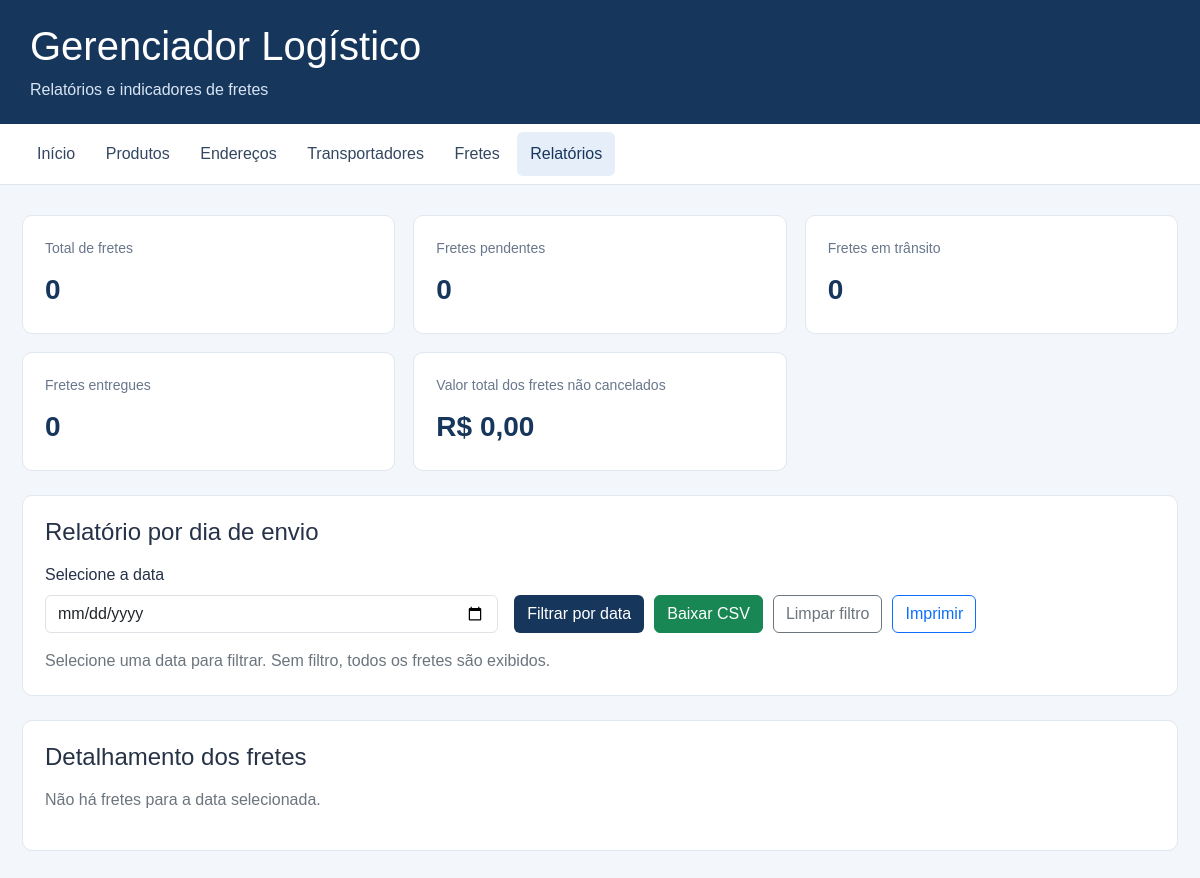
The app's page /relatorios.php, older data.
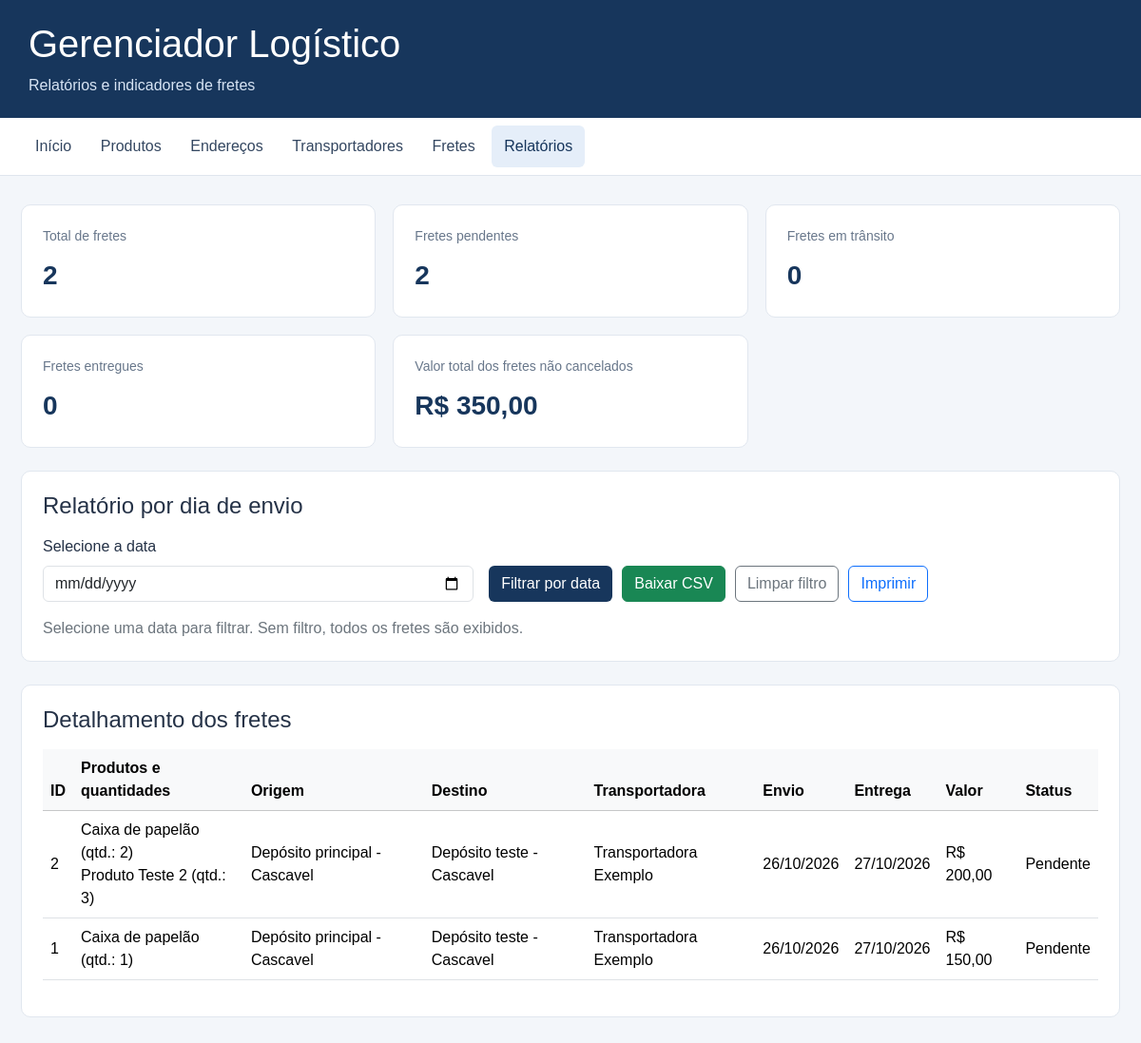
The same page, newer data.
### tables this page shows
CREATE TABLE `fretes` (
  `id` int(11) NOT NULL,
  `produto_id` int(11) NOT NULL,
  `origem_id` int(11) NOT NULL,
  `destino_id` int(11) NOT NULL,
  `transportador_id` int(11) NOT NULL,
  `data_envio` date DEFAULT NULL,
  `data_entrega` date DEFAULT NULL,
  `valor` decimal(10,2) NOT NULL DEFAULT 0.00,
  `status` enum('Pendente','Em trânsito','Entregue','Cancelado') NOT NULL DEFAULT 'Pendente',
  `observacoes` text DEFAULT NULL,
  `criado_em` timestamp NULL DEFAULT current_timestamp()
);

CREATE TABLE `enderecos` (
  `id` int(11) NOT NULL,
  `nome` varchar(150) NOT NULL,
  `cep` varchar(10) DEFAULT NULL,
  `estado` char(2) DEFAULT NULL,
  `cidade` varchar(100) NOT NULL,
  `bairro` varchar(100) DEFAULT NULL,
  `rua` varchar(150) DEFAULT NULL,
  `numero` varchar(20) DEFAULT NULL,
  `complemento` varchar(100) DEFAULT NULL,
  `criado_em` timestamp NULL DEFAULT current_timestamp()
);

CREATE TABLE `transportadores` (
  `id` int(11) NOT NULL,
  `nome` varchar(150) NOT NULL,
  `cnpj` varchar(18) DEFAULT NULL,
  `telefone` varchar(20) DEFAULT NULL,
  `email` varchar(150) DEFAULT NULL,
  `criado_em` timestamp NULL DEFAULT current_timestamp()
);

### relatorios.php (the view, shortened to what the changed rows need)
<?php
require_once "conexao.php";
function escapar($valor) {
    return htmlspecialchars((string)($valor ?? ""), ENT_QUOTES, "UTF-8");
}
function dataFormatada($data) {
    return $data ? date("d/m/Y", strtotime($data)) : "—";
}
$totalFretes = (int)$conexao->query(
    "SELECT COUNT(*) FROM fretes"
)->fetchColumn();
$fretesPendentes = (int)$conexao->query(
    "SELECT COUNT(*) FROM fretes WHERE status = 'Pendente'"
)->fetchColumn();
$valorTotal = (float)$conexao->query(
    "SELECT COALESCE(SUM(valor), 0) FROM fretes WHERE status <> 'Cancelado'"
)->fetchColumn();
$dataFiltro = $_GET["data"] ?? "";
$dataValida = $dataFiltro !== "" &&
    preg_match('/^\d{4}-\d{2}-\d{2}$/', $dataFiltro) &&
    DateTime::createFromFormat("!Y-m-d", $dataFiltro) !== false &&
    DateTime::createFromFormat("!Y-m-d", $dataFiltro)->format("Y-m-d") === $dataFiltro;
$sql = "SELECT
            f.id,
            f.data_envio,
            f.data_entrega,
            f.valor,
            f.status,
            o.nome AS origem,
            o.cidade AS cidade_origem,
            d.nome AS destino,
            d.cidade AS cidade_destino,
            t.nome AS transportadora
        FROM fretes f
        INNER JOIN enderecos o ON f.origem_id = o.id
        INNER JOIN enderecos d ON f.destino_id = d.id
        INNER JOIN transportadores t ON f.transportador_id = t.id";
if ($dataValida) {
    $sql .= " WHERE f.data_envio = ?";
    $consulta = $conexao->prepare($sql . " ORDER BY f.id DESC");
    $consulta->execute([$dataFiltro]);
    $fretes = $consulta->fetchAll(PDO::FETCH_ASSOC);
} else {
    $fretes = $conexao->query($sql . " ORDER BY f.id DESC")
        ->fetchAll(PDO::FETCH_ASSOC);
}
$sqlProdutos = "SELECT fp.frete_id, p.nome, fp.quantidade
                FROM frete_produtos fp
                INNER JOIN produtos p ON p.id = fp.produto_id
                ORDER BY p.nome";
$itens = $conexao->query($sqlProdutos)->fetchAll(PDO::FETCH_ASSOC);
$produtosPorFrete = [];
foreach ($itens as $item) {
    $produtosPorFrete[$item["frete_id"]][] =
        $item["nome"] . " (qtd.: " . $item["quantidade"] . ")";
}
?>
<!DOCTYPE html>
<html lang="pt-BR">
<head>
<link href="https://cdn.jsdelivr.net/npm/bootstrap@5.3.3/dist/css/bootstrap.min.css" rel="stylesheet">
</head>
<body>
<header>
    <h1>Gerenciador Logístico</h1>
</header>
<main>
    <section class="indicadores">
        <div class="cartao">
            <p>Total de fretes</p>
            <div class="numero"><?= $totalFretes ?></div>
        </div>
        <div class="cartao">
            <p>Fretes pendentes</p>
            <div class="numero"><?= $fretesPendentes ?></div>
        </div>
        <div class="cartao">
            <p>Valor total dos fretes não cancelados</p>
            <div class="numero">R$ <?= number_format($valorTotal, 2, ",", ".") ?></div>
        </div>
    </section>
    <section class="painel filtro">
        <h2 class="h4 mb-3">Relatório por dia de envio</h2>
    </section>
    <section class="painel">
        <h2 class="h4 mb-3">Detalhamento dos fretes</h2>
        <?php if (count($fretes) === 0): ?>
            <p class="text-secondary">Não há fretes para a data selecionada.</p>
        <?php else: ?>
            <div class="tabela">
                <table class="table table-hover align-middle">
                    <thead class="table-light">
                        <tr>
                            <th>ID</th>
                            <th>Produtos e quantidades</th>
                            <th>Origem</th>
                            <th>Destino</th>
                            <th>Transportadora</th>
                            <th>Envio</th>
                            <th>Entrega</th>
                            <th>Valor</th>
                            <th>Status</th>
                        </tr>
                    </thead>
                    <tbody>
                        <?php foreach ($fretes as $frete): ?>
                            <tr>
                                <td><?= (int)$frete["id"] ?></td>
                                <td>
                                    <?php foreach (($produtosPorFrete[$frete["id"]] ?? []) as $nomeProduto): ?>
                                        <div><?= escapar($nomeProduto) ?></div>
                                    <?php endforeach; ?>
                                </td>
                                <td><?= escapar($frete["origem"] . " - " . $frete["cidade_origem"]) ?></td>
                                <td><?= escapar($frete["destino"] . " - " . $frete["cidade_destino"]) ?></td>
                                <td><?= escapar($frete["transportadora"]) ?></td>
                                <td><?= dataFormatada($frete["data_envio"]) ?></td>
                                <td><?= dataFormatada($frete["data_entrega"]) ?></td>
                                <td>R$ <?= number_format((float)$frete["valor"], 2, ",", ".") ?></td>
                                <td><?= escapar($frete["status"]) ?></td>
                            </tr>
                        <?php endforeach; ?>
                    </tbody>
                </table>
            </div>
        <?php endif; ?>
    </section>
</main>
</body>
</html>

Row changes from the older to the newer data that the page shows:
added fretes: id "2", id "Caixa de papelão (qtd.: 2)", id "Produto Teste 2 (qtd.: 3)", origem.cidade "Depósito principal - Cascavel", destino.cidade "Depósito teste - Cascavel", transportador.nome "Transportadora Exemplo", data_envio "26/10/2026", data_entrega "27/10/2026", valor "200,00", status "Pendente", shown under "Detalhamento dos fretes"
added fretes: id "1", id "Caixa de papelão (qtd.: 1)", origem.cidade "Depósito principal - Cascavel", destino.cidade "Depósito teste - Cascavel", transportador.nome "Transportadora Exemplo", data_envio "26/10/2026", data_entrega "27/10/2026", valor "150,00", status "Pendente"
Text that changed along with them:
$totalFretes: "0" → "2"
$fretesPendentes: "0" → "2"
$valorTotal: "0,00" → "350,00"
text no longer shown: "Não há fretes para a data selecionada."
text now shown: "ID Produtos e quantidades Origem Destino Transportadora Envio Entrega Valor Status"
